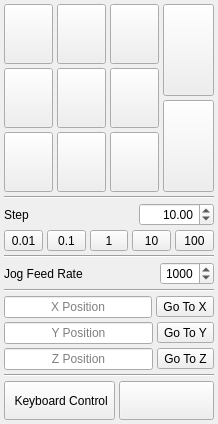
<?xml version="1.0" encoding="UTF-8"?>
<ui version="4.0">
 <class>JogForm</class>
 <widget class="QWidget" name="JogForm">
  <property name="geometry">
   <rect>
    <x>0</x>
    <y>0</y>
    <width>218</width>
    <height>424</height>
   </rect>
  </property>
  <property name="windowTitle">
   <string>Form</string>
  </property>
  <layout class="QVBoxLayout" name="verticalLayout">
   <property name="spacing">
    <number>0</number>
   </property>
   <property name="sizeConstraint">
    <enum>QLayout::SetMinimumSize</enum>
   </property>
   <property name="leftMargin">
    <number>0</number>
   </property>
   <property name="topMargin">
    <number>0</number>
   </property>
   <property name="rightMargin">
    <number>0</number>
   </property>
   <property name="bottomMargin">
    <number>0</number>
   </property>
   <item>
    <widget class="QWidget" name="jogWidget" native="true">
     <layout class="QVBoxLayout" name="verticalLayout_5">
      <property name="spacing">
       <number>4</number>
      </property>
      <property name="sizeConstraint">
       <enum>QLayout::SetMinimumSize</enum>
      </property>
      <property name="leftMargin">
       <number>4</number>
      </property>
      <property name="topMargin">
       <number>4</number>
      </property>
      <property name="rightMargin">
       <number>4</number>
      </property>
      <property name="bottomMargin">
       <number>4</number>
      </property>
      <item>
       <layout class="QHBoxLayout" name="horizontalLayout_2" stretch="3,1">
        <property name="spacing">
         <number>4</number>
        </property>
        <item>
         <layout class="QGridLayout" name="gridLayout" rowstretch="1,1,1" columnstretch="1,1,1" rowminimumheight="48,48,48" columnminimumwidth="48,48,48">
          <property name="sizeConstraint">
           <enum>QLayout::SetMaximumSize</enum>
          </property>
          <property name="spacing">
           <number>4</number>
          </property>
          <item row="1" column="0">
           <widget class="QToolButton" name="jogXMinus">
            <property name="sizePolicy">
             <sizepolicy hsizetype="Expanding" vsizetype="Expanding">
              <horstretch>0</horstretch>
              <verstretch>0</verstretch>
             </sizepolicy>
            </property>
            <property name="minimumSize">
             <size>
              <width>48</width>
              <height>48</height>
             </size>
            </property>
            <property name="baseSize">
             <size>
              <width>48</width>
              <height>48</height>
             </size>
            </property>
            <property name="toolTip">
             <string>X-</string>
            </property>
            <property name="text">
             <string/>
            </property>
            <property name="icon">
             <iconset resource="../Resources/Images.qrc">
              <normaloff>:/Images/SVG/chevron-circle-left.svg</normaloff>:/Images/SVG/chevron-circle-left.svg</iconset>
            </property>
            <property name="iconSize">
             <size>
              <width>32</width>
              <height>32</height>
             </size>
            </property>
           </widget>
          </item>
          <item row="0" column="2">
           <widget class="QToolButton" name="jogXPlusYPlus">
            <property name="sizePolicy">
             <sizepolicy hsizetype="Expanding" vsizetype="Expanding">
              <horstretch>0</horstretch>
              <verstretch>0</verstretch>
             </sizepolicy>
            </property>
            <property name="minimumSize">
             <size>
              <width>48</width>
              <height>48</height>
             </size>
            </property>
            <property name="baseSize">
             <size>
              <width>48</width>
              <height>48</height>
             </size>
            </property>
            <property name="text">
             <string/>
            </property>
            <property name="icon">
             <iconset resource="../Resources/Images.qrc">
              <normaloff>:/Images/SVG/chevron-circle-up-right.svg</normaloff>:/Images/SVG/chevron-circle-up-right.svg</iconset>
            </property>
            <property name="iconSize">
             <size>
              <width>32</width>
              <height>32</height>
             </size>
            </property>
           </widget>
          </item>
          <item row="2" column="2">
           <widget class="QToolButton" name="jogXPlusYMinus">
            <property name="sizePolicy">
             <sizepolicy hsizetype="Expanding" vsizetype="Expanding">
              <horstretch>0</horstretch>
              <verstretch>0</verstretch>
             </sizepolicy>
            </property>
            <property name="minimumSize">
             <size>
              <width>48</width>
              <height>48</height>
             </size>
            </property>
            <property name="baseSize">
             <size>
              <width>48</width>
              <height>48</height>
             </size>
            </property>
            <property name="text">
             <string/>
            </property>
            <property name="icon">
             <iconset resource="../Resources/Images.qrc">
              <normaloff>:/Images/SVG/chevron-circle-down-right.svg</normaloff>:/Images/SVG/chevron-circle-down-right.svg</iconset>
            </property>
            <property name="iconSize">
             <size>
              <width>32</width>
              <height>32</height>
             </size>
            </property>
           </widget>
          </item>
          <item row="0" column="0">
           <widget class="QToolButton" name="jogXMinusYPlus">
            <property name="sizePolicy">
             <sizepolicy hsizetype="Expanding" vsizetype="Expanding">
              <horstretch>0</horstretch>
              <verstretch>0</verstretch>
             </sizepolicy>
            </property>
            <property name="minimumSize">
             <size>
              <width>48</width>
              <height>48</height>
             </size>
            </property>
            <property name="baseSize">
             <size>
              <width>48</width>
              <height>48</height>
             </size>
            </property>
            <property name="text">
             <string/>
            </property>
            <property name="icon">
             <iconset resource="../Resources/Images.qrc">
              <normaloff>:/Images/SVG/chevron-circle-up-left.svg</normaloff>:/Images/SVG/chevron-circle-up-left.svg</iconset>
            </property>
            <property name="iconSize">
             <size>
              <width>32</width>
              <height>32</height>
             </size>
            </property>
           </widget>
          </item>
          <item row="0" column="1">
           <widget class="QToolButton" name="jogYPlus">
            <property name="sizePolicy">
             <sizepolicy hsizetype="Expanding" vsizetype="Expanding">
              <horstretch>0</horstretch>
              <verstretch>0</verstretch>
             </sizepolicy>
            </property>
            <property name="minimumSize">
             <size>
              <width>48</width>
              <height>48</height>
             </size>
            </property>
            <property name="maximumSize">
             <size>
              <width>16777215</width>
              <height>16777215</height>
             </size>
            </property>
            <property name="baseSize">
             <size>
              <width>48</width>
              <height>48</height>
             </size>
            </property>
            <property name="toolTip">
             <string>Y+</string>
            </property>
            <property name="text">
             <string/>
            </property>
            <property name="icon">
             <iconset resource="../Resources/Images.qrc">
              <normaloff>:/Images/SVG/chevron-circle-up.svg</normaloff>:/Images/SVG/chevron-circle-up.svg</iconset>
            </property>
            <property name="iconSize">
             <size>
              <width>32</width>
              <height>32</height>
             </size>
            </property>
           </widget>
          </item>
          <item row="1" column="1">
           <widget class="QToolButton" name="jogOrigin">
            <property name="sizePolicy">
             <sizepolicy hsizetype="Expanding" vsizetype="Expanding">
              <horstretch>0</horstretch>
              <verstretch>0</verstretch>
             </sizepolicy>
            </property>
            <property name="minimumSize">
             <size>
              <width>48</width>
              <height>48</height>
             </size>
            </property>
            <property name="baseSize">
             <size>
              <width>48</width>
              <height>48</height>
             </size>
            </property>
            <property name="text">
             <string/>
            </property>
            <property name="icon">
             <iconset resource="../Resources/Images.qrc">
              <normaloff>:/Images/SVG/origin.svg</normaloff>:/Images/SVG/origin.svg</iconset>
            </property>
            <property name="iconSize">
             <size>
              <width>32</width>
              <height>32</height>
             </size>
            </property>
           </widget>
          </item>
          <item row="1" column="2">
           <widget class="QToolButton" name="jogXPlus">
            <property name="sizePolicy">
             <sizepolicy hsizetype="Expanding" vsizetype="Expanding">
              <horstretch>0</horstretch>
              <verstretch>0</verstretch>
             </sizepolicy>
            </property>
            <property name="minimumSize">
             <size>
              <width>48</width>
              <height>48</height>
             </size>
            </property>
            <property name="baseSize">
             <size>
              <width>48</width>
              <height>48</height>
             </size>
            </property>
            <property name="toolTip">
             <string>X+</string>
            </property>
            <property name="text">
             <string/>
            </property>
            <property name="icon">
             <iconset resource="../Resources/Images.qrc">
              <normaloff>:/Images/SVG/chevron-circle-right.svg</normaloff>:/Images/SVG/chevron-circle-right.svg</iconset>
            </property>
            <property name="iconSize">
             <size>
              <width>32</width>
              <height>32</height>
             </size>
            </property>
           </widget>
          </item>
          <item row="2" column="1">
           <widget class="QToolButton" name="jogYMinus">
            <property name="sizePolicy">
             <sizepolicy hsizetype="Expanding" vsizetype="Expanding">
              <horstretch>0</horstretch>
              <verstretch>0</verstretch>
             </sizepolicy>
            </property>
            <property name="minimumSize">
             <size>
              <width>48</width>
              <height>48</height>
             </size>
            </property>
            <property name="baseSize">
             <size>
              <width>48</width>
              <height>48</height>
             </size>
            </property>
            <property name="toolTip">
             <string>Y-</string>
            </property>
            <property name="text">
             <string/>
            </property>
            <property name="icon">
             <iconset resource="../Resources/Images.qrc">
              <normaloff>:/Images/SVG/chevron-circle-down.svg</normaloff>:/Images/SVG/chevron-circle-down.svg</iconset>
            </property>
            <property name="iconSize">
             <size>
              <width>32</width>
              <height>32</height>
             </size>
            </property>
           </widget>
          </item>
          <item row="2" column="0">
           <widget class="QToolButton" name="jogXMinusYMinus">
            <property name="sizePolicy">
             <sizepolicy hsizetype="Expanding" vsizetype="Expanding">
              <horstretch>0</horstretch>
              <verstretch>0</verstretch>
             </sizepolicy>
            </property>
            <property name="minimumSize">
             <size>
              <width>48</width>
              <height>48</height>
             </size>
            </property>
            <property name="baseSize">
             <size>
              <width>48</width>
              <height>48</height>
             </size>
            </property>
            <property name="text">
             <string/>
            </property>
            <property name="icon">
             <iconset resource="../Resources/Images.qrc">
              <normaloff>:/Images/SVG/chevron-circle-down-left.svg</normaloff>:/Images/SVG/chevron-circle-down-left.svg</iconset>
            </property>
            <property name="iconSize">
             <size>
              <width>32</width>
              <height>32</height>
             </size>
            </property>
           </widget>
          </item>
         </layout>
        </item>
        <item>
         <layout class="QVBoxLayout" name="verticalLayout_2">
          <property name="spacing">
           <number>4</number>
          </property>
          <item>
           <widget class="QToolButton" name="jogZPlus">
            <property name="sizePolicy">
             <sizepolicy hsizetype="Expanding" vsizetype="Expanding">
              <horstretch>0</horstretch>
              <verstretch>0</verstretch>
             </sizepolicy>
            </property>
            <property name="minimumSize">
             <size>
              <width>48</width>
              <height>48</height>
             </size>
            </property>
            <property name="baseSize">
             <size>
              <width>48</width>
              <height>48</height>
             </size>
            </property>
            <property name="toolTip">
             <string>Z+</string>
            </property>
            <property name="text">
             <string/>
            </property>
            <property name="icon">
             <iconset resource="../Resources/Images.qrc">
              <normaloff>:/Images/SVG/chevron-circle-up.svg</normaloff>:/Images/SVG/chevron-circle-up.svg</iconset>
            </property>
            <property name="iconSize">
             <size>
              <width>32</width>
              <height>32</height>
             </size>
            </property>
           </widget>
          </item>
          <item>
           <widget class="QToolButton" name="jogZMinus">
            <property name="sizePolicy">
             <sizepolicy hsizetype="Expanding" vsizetype="Expanding">
              <horstretch>0</horstretch>
              <verstretch>0</verstretch>
             </sizepolicy>
            </property>
            <property name="minimumSize">
             <size>
              <width>48</width>
              <height>48</height>
             </size>
            </property>
            <property name="baseSize">
             <size>
              <width>48</width>
              <height>48</height>
             </size>
            </property>
            <property name="toolTip">
             <string>Z-</string>
            </property>
            <property name="text">
             <string/>
            </property>
            <property name="icon">
             <iconset resource="../Resources/Images.qrc">
              <normaloff>:/Images/SVG/chevron-circle-down.svg</normaloff>:/Images/SVG/chevron-circle-down.svg</iconset>
            </property>
            <property name="iconSize">
             <size>
              <width>32</width>
              <height>32</height>
             </size>
            </property>
           </widget>
          </item>
         </layout>
        </item>
       </layout>
      </item>
      <item>
       <widget class="Line" name="line">
        <property name="orientation">
         <enum>Qt::Horizontal</enum>
        </property>
       </widget>
      </item>
      <item>
       <layout class="QVBoxLayout" name="verticalLayout_4">
        <item>
         <layout class="QHBoxLayout" name="horizontalLayout">
          <item>
           <widget class="QLabel" name="jogStepLabel">
            <property name="sizePolicy">
             <sizepolicy hsizetype="Preferred" vsizetype="Preferred">
              <horstretch>0</horstretch>
              <verstretch>0</verstretch>
             </sizepolicy>
            </property>
            <property name="maximumSize">
             <size>
              <width>16777215</width>
              <height>16777215</height>
             </size>
            </property>
            <property name="baseSize">
             <size>
              <width>48</width>
              <height>48</height>
             </size>
            </property>
            <property name="text">
             <string>Step</string>
            </property>
            <property name="alignment">
             <set>Qt::AlignCenter</set>
            </property>
           </widget>
          </item>
          <item>
           <spacer name="horizontalSpacer">
            <property name="orientation">
             <enum>Qt::Horizontal</enum>
            </property>
            <property name="sizeHint" stdset="0">
             <size>
              <width>40</width>
              <height>20</height>
             </size>
            </property>
           </spacer>
          </item>
          <item>
           <widget class="QDoubleSpinBox" name="stepSpinner">
            <property name="minimumSize">
             <size>
              <width>75</width>
              <height>0</height>
             </size>
            </property>
            <property name="maximumSize">
             <size>
              <width>16777215</width>
              <height>32</height>
             </size>
            </property>
            <property name="baseSize">
             <size>
              <width>48</width>
              <height>48</height>
             </size>
            </property>
            <property name="styleSheet">
             <string notr="true"/>
            </property>
            <property name="wrapping">
             <bool>false</bool>
            </property>
            <property name="frame">
             <bool>true</bool>
            </property>
            <property name="alignment">
             <set>Qt::AlignRight|Qt::AlignTrailing|Qt::AlignVCenter</set>
            </property>
            <property name="buttonSymbols">
             <enum>QAbstractSpinBox::UpDownArrows</enum>
            </property>
            <property name="accelerated">
             <bool>true</bool>
            </property>
            <property name="showGroupSeparator" stdset="0">
             <bool>false</bool>
            </property>
            <property name="decimals">
             <number>2</number>
            </property>
            <property name="minimum">
             <double>0.010000000000000</double>
            </property>
            <property name="maximum">
             <double>1000.000000000000000</double>
            </property>
            <property name="singleStep">
             <double>1.000000000000000</double>
            </property>
            <property name="value">
             <double>10.000000000000000</double>
            </property>
           </widget>
          </item>
         </layout>
        </item>
        <item>
         <layout class="QHBoxLayout" name="horizontalLayout_3">
          <property name="spacing">
           <number>4</number>
          </property>
          <item>
           <widget class="QToolButton" name="jogPreset_0_01">
            <property name="sizePolicy">
             <sizepolicy hsizetype="Minimum" vsizetype="Fixed">
              <horstretch>0</horstretch>
              <verstretch>0</verstretch>
             </sizepolicy>
            </property>
            <property name="minimumSize">
             <size>
              <width>0</width>
              <height>0</height>
             </size>
            </property>
            <property name="text">
             <string>0.01</string>
            </property>
            <property name="checkable">
             <bool>true</bool>
            </property>
            <property name="autoExclusive">
             <bool>true</bool>
            </property>
           </widget>
          </item>
          <item>
           <widget class="QToolButton" name="jogPreset_0_1">
            <property name="sizePolicy">
             <sizepolicy hsizetype="Minimum" vsizetype="Fixed">
              <horstretch>0</horstretch>
              <verstretch>0</verstretch>
             </sizepolicy>
            </property>
            <property name="minimumSize">
             <size>
              <width>0</width>
              <height>0</height>
             </size>
            </property>
            <property name="text">
             <string>0.1</string>
            </property>
            <property name="checkable">
             <bool>true</bool>
            </property>
            <property name="autoExclusive">
             <bool>true</bool>
            </property>
           </widget>
          </item>
          <item>
           <widget class="QToolButton" name="jogPreset_1">
            <property name="sizePolicy">
             <sizepolicy hsizetype="Minimum" vsizetype="Fixed">
              <horstretch>0</horstretch>
              <verstretch>0</verstretch>
             </sizepolicy>
            </property>
            <property name="minimumSize">
             <size>
              <width>0</width>
              <height>0</height>
             </size>
            </property>
            <property name="text">
             <string>1</string>
            </property>
            <property name="checkable">
             <bool>true</bool>
            </property>
            <property name="autoExclusive">
             <bool>true</bool>
            </property>
           </widget>
          </item>
          <item>
           <widget class="QToolButton" name="jogPreset_10">
            <property name="sizePolicy">
             <sizepolicy hsizetype="Minimum" vsizetype="Fixed">
              <horstretch>0</horstretch>
              <verstretch>0</verstretch>
             </sizepolicy>
            </property>
            <property name="minimumSize">
             <size>
              <width>0</width>
              <height>0</height>
             </size>
            </property>
            <property name="text">
             <string>10</string>
            </property>
            <property name="checkable">
             <bool>true</bool>
            </property>
            <property name="autoExclusive">
             <bool>true</bool>
            </property>
           </widget>
          </item>
          <item>
           <widget class="QToolButton" name="jogPreset_100">
            <property name="sizePolicy">
             <sizepolicy hsizetype="Minimum" vsizetype="Fixed">
              <horstretch>0</horstretch>
              <verstretch>0</verstretch>
             </sizepolicy>
            </property>
            <property name="minimumSize">
             <size>
              <width>0</width>
              <height>0</height>
             </size>
            </property>
            <property name="text">
             <string>100</string>
            </property>
            <property name="checkable">
             <bool>true</bool>
            </property>
            <property name="autoExclusive">
             <bool>true</bool>
            </property>
           </widget>
          </item>
         </layout>
        </item>
       </layout>
      </item>
      <item>
       <widget class="Line" name="line_3">
        <property name="orientation">
         <enum>Qt::Horizontal</enum>
        </property>
       </widget>
      </item>
      <item>
       <layout class="QHBoxLayout" name="horizontalLayout_8">
        <item>
         <widget class="QLabel" name="label">
          <property name="text">
           <string>Jog Feed Rate</string>
          </property>
         </widget>
        </item>
        <item>
         <spacer name="horizontalSpacer_2">
          <property name="orientation">
           <enum>Qt::Horizontal</enum>
          </property>
          <property name="sizeHint" stdset="0">
           <size>
            <width>40</width>
            <height>20</height>
           </size>
          </property>
         </spacer>
        </item>
        <item>
         <widget class="QSpinBox" name="feedRateSpinBox">
          <property name="alignment">
           <set>Qt::AlignRight|Qt::AlignTrailing|Qt::AlignVCenter</set>
          </property>
          <property name="maximum">
           <number>9999</number>
          </property>
          <property name="value">
           <number>1000</number>
          </property>
         </widget>
        </item>
       </layout>
      </item>
      <item>
       <widget class="Line" name="line_2">
        <property name="orientation">
         <enum>Qt::Horizontal</enum>
        </property>
       </widget>
      </item>
      <item>
       <layout class="QVBoxLayout" name="verticalLayout_3">
        <item>
         <layout class="QHBoxLayout" name="horizontalLayout_4">
          <item>
           <widget class="QLineEdit" name="xPositionLineEdit">
            <property name="minimumSize">
             <size>
              <width>0</width>
              <height>0</height>
             </size>
            </property>
            <property name="inputMask">
             <string/>
            </property>
            <property name="alignment">
             <set>Qt::AlignCenter</set>
            </property>
            <property name="placeholderText">
             <string>X Position</string>
            </property>
            <property name="clearButtonEnabled">
             <bool>false</bool>
            </property>
           </widget>
          </item>
          <item>
           <widget class="QToolButton" name="gotoXButton">
            <property name="minimumSize">
             <size>
              <width>0</width>
              <height>0</height>
             </size>
            </property>
            <property name="text">
             <string>Go To X</string>
            </property>
           </widget>
          </item>
         </layout>
        </item>
        <item>
         <layout class="QHBoxLayout" name="horizontalLayout_5">
          <item>
           <widget class="QLineEdit" name="yPositionLineEdit">
            <property name="minimumSize">
             <size>
              <width>0</width>
              <height>0</height>
             </size>
            </property>
            <property name="alignment">
             <set>Qt::AlignCenter</set>
            </property>
            <property name="placeholderText">
             <string>Y Position</string>
            </property>
            <property name="clearButtonEnabled">
             <bool>false</bool>
            </property>
           </widget>
          </item>
          <item>
           <widget class="QToolButton" name="gotoYButton">
            <property name="minimumSize">
             <size>
              <width>0</width>
              <height>0</height>
             </size>
            </property>
            <property name="text">
             <string>Go To Y</string>
            </property>
           </widget>
          </item>
         </layout>
        </item>
        <item>
         <layout class="QHBoxLayout" name="horizontalLayout_6">
          <item>
           <widget class="QLineEdit" name="zPositionLineEdit">
            <property name="minimumSize">
             <size>
              <width>0</width>
              <height>0</height>
             </size>
            </property>
            <property name="alignment">
             <set>Qt::AlignCenter</set>
            </property>
            <property name="placeholderText">
             <string>Z Position</string>
            </property>
            <property name="clearButtonEnabled">
             <bool>false</bool>
            </property>
           </widget>
          </item>
          <item>
           <widget class="QToolButton" name="gotoZButton">
            <property name="sizePolicy">
             <sizepolicy hsizetype="Fixed" vsizetype="Fixed">
              <horstretch>0</horstretch>
              <verstretch>0</verstretch>
             </sizepolicy>
            </property>
            <property name="minimumSize">
             <size>
              <width>0</width>
              <height>0</height>
             </size>
            </property>
            <property name="text">
             <string>Go To Z</string>
            </property>
           </widget>
          </item>
         </layout>
        </item>
       </layout>
      </item>
      <item>
       <widget class="Line" name="line_4">
        <property name="orientation">
         <enum>Qt::Horizontal</enum>
        </property>
       </widget>
      </item>
      <item>
       <layout class="QHBoxLayout" name="horizontalLayout_7">
        <item>
         <widget class="QToolButton" name="keyboardControlToolButton">
          <property name="sizePolicy">
           <sizepolicy hsizetype="Expanding" vsizetype="Minimum">
            <horstretch>0</horstretch>
            <verstretch>0</verstretch>
           </sizepolicy>
          </property>
          <property name="minimumSize">
           <size>
            <width>0</width>
            <height>0</height>
           </size>
          </property>
          <property name="text">
           <string> Keyboard Control</string>
          </property>
          <property name="icon">
           <iconset resource="../Resources/Images.qrc">
            <normaloff>:/Images/SVG/keyboard.svg</normaloff>:/Images/SVG/keyboard.svg</iconset>
          </property>
          <property name="iconSize">
           <size>
            <width>32</width>
            <height>32</height>
           </size>
          </property>
          <property name="checkable">
           <bool>true</bool>
          </property>
         </widget>
        </item>
        <item>
         <widget class="QToolButton" name="joystickControlToolButton">
          <property name="sizePolicy">
           <sizepolicy hsizetype="Expanding" vsizetype="Minimum">
            <horstretch>0</horstretch>
            <verstretch>0</verstretch>
           </sizepolicy>
          </property>
          <property name="text">
           <string/>
          </property>
          <property name="icon">
           <iconset resource="../Resources/Images.qrc">
            <normaloff>:/Images/SVG/gamepad.svg</normaloff>:/Images/SVG/gamepad.svg</iconset>
          </property>
          <property name="iconSize">
           <size>
            <width>32</width>
            <height>32</height>
           </size>
          </property>
          <property name="checkable">
           <bool>true</bool>
          </property>
         </widget>
        </item>
       </layout>
      </item>
     </layout>
    </widget>
   </item>
  </layout>
 </widget>
 <resources>
  <include location="../Resources/Images.qrc"/>
 </resources>
 <connections/>
</ui>
